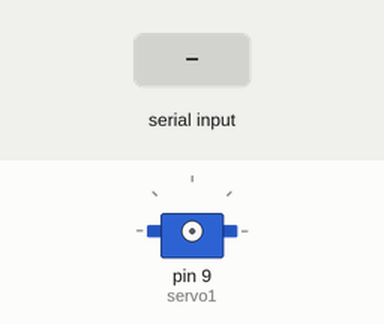
Simulated run of this sketch. Board: Arduino Uno, built with avr-gcc and run on an emulated ATmega328P. Parts: servo. Inputs (shaded band) come from the test bench. What the sketch prints to the serial monitor is not drawn.

Above: at 1.5 s.
1.6 s: "," received over Serial
3.1 s: "." received over Serial
At 3.8 s:
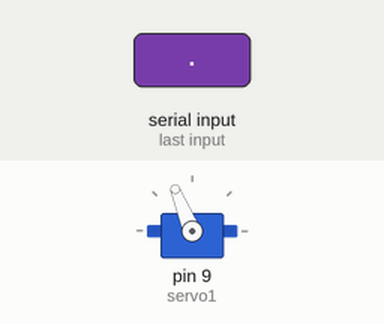
Timing chart, 0 to 6.1 s (numbered marks = the images above; inputs shaded):
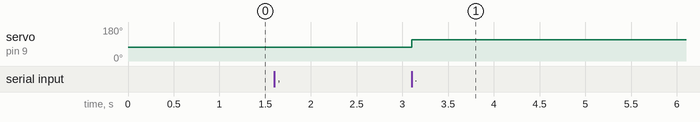

Measured:
- after the input at 3.1 s, servo on pin 9 (servo1): 73° → 112° at once

The sketch:

Servo.ino
```cpp
#include <Servo.h>

Servo servo1;

void setup()
{
  Serial.begin(115200);
  Serial.println(":-]");
  delay(300);
}

void loop()
{
  if (Serial.available()) {
    char val = Serial.read();
    if (val == ',') {
      servo1.attach(9);
      servo1.writeMicroseconds(1300);
    } else if (val == '.') {
      servo1.attach(9);
      servo1.writeMicroseconds(1700);
    } else if (val == '/') {
      servo1.detach();
    }
  }
}
```
